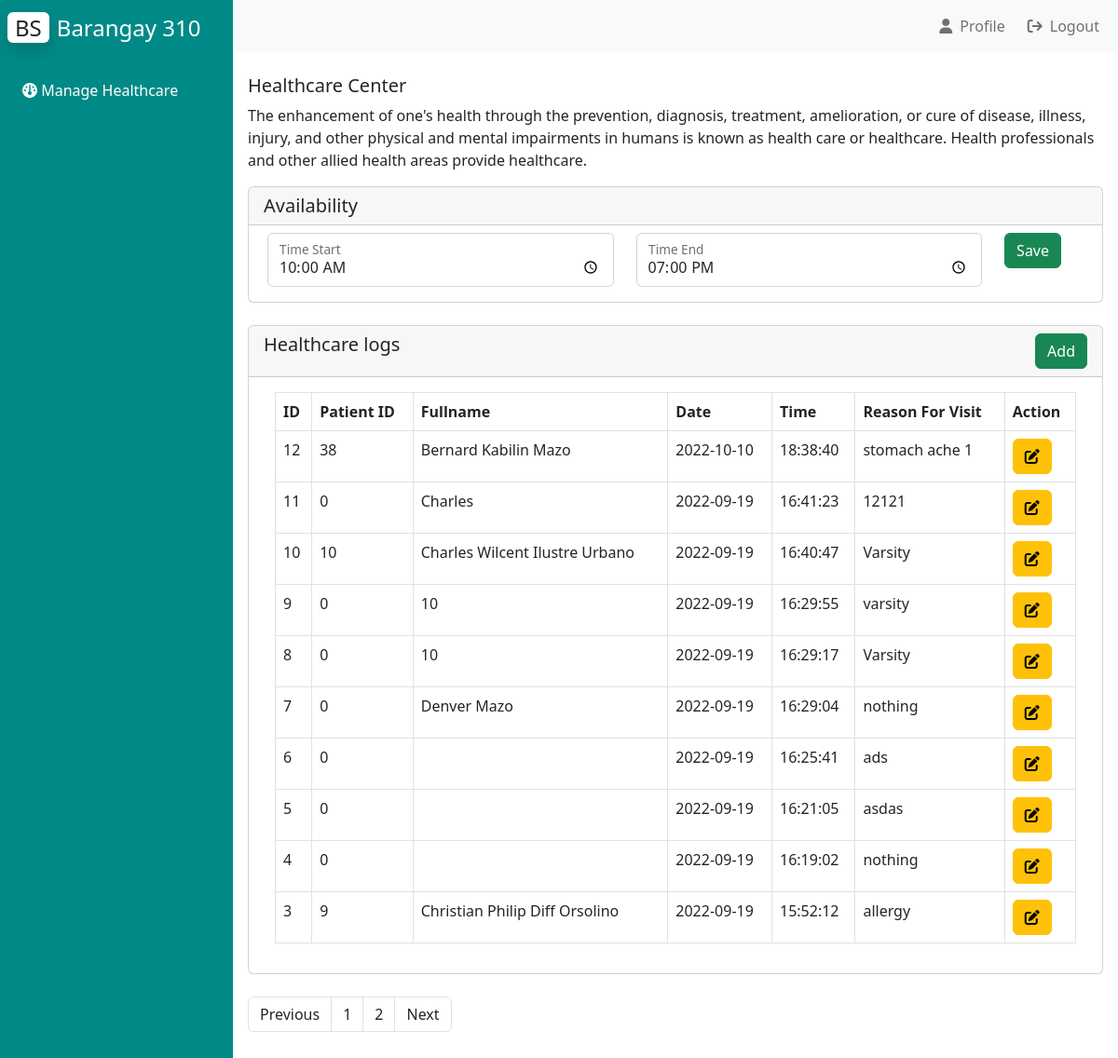
Screenshot of /Healthcare_Admin/healthcare_center/healthcare_center.php (signed in) with the database file from the repository.
### tables this page shows
CREATE TABLE `bgy_info` (
  `id` int(10) NOT NULL AUTO_INCREMENT,
  `color_theme` varchar(10) NOT NULL,
  `logo_url` text NOT NULL,
  `bgy_name` text NOT NULL,
  `vision` text DEFAULT NULL,
  `mission` text DEFAULT NULL,
  `city` varchar(50) DEFAULT NULL,
  `background_url` varchar(100) DEFAULT NULL,
  PRIMARY KEY (`id`)
);

CREATE TABLE `healthcare_availability` (
  `id` int(10) NOT NULL AUTO_INCREMENT,
  `time_start` time NOT NULL,
  `time_end` time NOT NULL,
  PRIMARY KEY (`id`)
);

CREATE TABLE `healthcare_logs` (
  `id` int(11) NOT NULL AUTO_INCREMENT,
  `patient_id` int(11) NOT NULL,
  `fullname` varchar(100) DEFAULT NULL,
  `date` date NOT NULL,
  `time` time NOT NULL,
  `reason` varchar(100) NOT NULL,
  PRIMARY KEY (`id`)
);

### phpfiles/bgy_info.php (called while the page is built)
<?php
    include("connection.php");
    $query = "SELECT * FROM bgy_info;";
    $result = $conn -> query($query);
    $row = $result -> fetch_array();
?>

### Healthcare_Admin/healthcare_center/healthcare_center.php (the view, shortened to what this page needs)
<!DOCTYPE html>
<?php include("../../phpfiles/connection.php");?>
<html lang="en" dir="ltr">
<head>
    <link rel="stylesheet" href="style.css">
    <link href="https://cdn.jsdelivr.net/npm/bootstrap@5.2.0/dist/css/bootstrap.min.css" rel="stylesheet">
    <link rel="stylesheet" href="https://cdnjs.cloudflare.com/ajax/libs/font-awesome/6.1.2/css/all.min.css"/>
</head>
<body>
    <div class="main_container d-flex">
        <div class="sidebar" id="side_nav" style="background: <?php
        include("../../phpfiles/bgy_info.php");
        echo $row[1];
        ?>">
            <div class="header-box px-2 pt-3 pb-4 d-flex justify-content-between">
                <h1 class=fs-4><span class="bg-white text-dark rounded shadow px-2 me-2">BS</span><span class="text-white">Barangay <?php
                                                                                                                                    include("../../phpfiles/bgy_info.php");
                                                                                                                                    echo $row[3];
                                                                                                                                    ?></span></h1>
            </div>
            <ul class="list-unstyled px-2">
            <li class=""><a href="../dashboard/dashboard.php" class="text-decoration-none px-3 py-2 d-block"><i class="fa-solid fa-gauge"></i>&nbsp;Manage Healthcare</a></li>
            </ul>
        </div>
        <div class="content">
            <nav class="navbar navbar-expand-lg navbar-light bg-light">
                <div class="container-fluid">
                    <div class="collapse navbar-collapse justify-content-end" id="navbarSupportedContent">
                        <ul class="navbar-nav mb-2 mb-lg-0">
                            <li class="nav-item">
                                <a class="nav-link" aria-current="page" href="#"><i class="fa-solid fa-user px-2"></i>Profile</a>
                            </li>
                            <li class="nav-item">
                                <a href="../../Login/logout.php" class="nav-link" aria-current="page"><i class="fa-solid fa-arrow-right-from-bracket px-2"></i>Logout</a>
                            </li>
                        </ul>
                    </div>
                </div>
            </nav>
            <div class="dashboard-content px-3 py-4">
                <h2 class="fs-5">Healthcare Center</h2>
                <p>The enhancement of one's health through the prevention, diagnosis, treatment, amelioration, or cure of disease, illness, injury, and other physical and mental impairments
                    in humans is known as health care or healthcare. Health professionals and other allied health areas provide healthcare.</p>
                <?php
                    $query = "SELECT * FROM healthcare_availability";
                    $result = $conn -> query($query);
                    $row = $result->fetch_assoc()
                ?>
                <div class="card">
                    <h5 class="card-header">Availability</h5>
                    <div class="card-body">
                        <form class="row g-3" action="save_time.php" method="post">
                            <div class="row">
                                <div class="col-md pt-2">
                                    <div class="form-floating">
                                        <input class="form-control" type="time" id="start" name="start" value="<?php echo $row['time_start']; ?>">
                                        <label for="start">Time Start</label>
                                    </div>
                                </div>
                                <div class="col-md pt-2">
                                    <div class="form-floating">
                                        <input class="form-control" type="time" id="end" name="end" value="<?php echo $row['time_end']; ?>">
                                        <label for="end">Time End</label>
                                    </div>
                                </div>
                                <div class="col-auto pt-2">
                                    <button type="submit" class="btn btn-success mb-3" name="save" value="Save">Save</button>
                                </div>
                            </div>
                        </form>
                    </div>
                </div>
                <br>
                <?php
                    if(isset($_GET['page'])){
                        $page = $_GET['page'];
                    } else {
                        $page = $_GET['page'];
                    }
                    $start = ($page-1) * 10;
                    $query = "SELECT * FROM healthcare_logs ORDER BY id DESC LIMIT $start, 10;";
                    $result = $conn -> query($query);
                    $result1 = $conn -> query("SELECT count(id) as id FROM healthcare_logs;");
                    $resCount = $result1->fetch_assoc();
                    $total = $resCount['id'];
                    $pages = ceil($total / 10);
                    if($page > 1){
                        $previous = $page - 1;
                    } else {
                        $previous = $page;
                    }
                    if($page < $pages){
                        $next = $page + 1;
                    } else {
                        $next = $page;
                    }
                ?>
                <div class="card">
                    <h5 class="card-header">Healthcare logs<button class="addlog btn btn-success" style="float: right">Add</button></h5>
                    <div class="card-body">
                        <div class="container-fluid">
                            <div class="table-responsive" style="width: 100%;">
                                <table class="table table-bordered">
                                    <thead>
                                        <tr class="align-top">
                                            <th>ID</th>
                                            <th>Patient ID</th>
                                            <th>Fullname</th>
                                            <th>Date</th>
                                            <th>Time</th>
                                            <th>Reason For Visit</th>
                                            <th>Action</th>
                                        </tr>
                                    </thead>
                                    <?php while($row = $result->fetch_assoc()){ ?>
                                    <tr>
                                        <td><?php echo $row["id"]; ?></td>
                                        <td><?php echo $row["patient_id"]; ?></td>
                                        <td><?php echo $row["fullname"]; ?></td>
                                        <td><?php echo $row["date"]; ?></td>
                                        <td><?php echo $row["time"]; ?></td>
                                        <td><?php echo $row["reason"]; ?></td>
                                        <td><div class="btn-group" role="group" aria-label="Basic example">
                                            <button data-id="<?php echo $row['id']; ?>" class="editlog btn btn-warning"><i class="fa-solid fa-pen-to-square"></i></button>
                                            </div>
                                        </td>
                                    </tr>
                                    <?php } ?>
                                </table>
                            </div>
                        </div>
                    </div>
                </div><br>
                <nav aria-label="Page navigation example">
                    <ul class="pagination">
                        <li class="page-item"><a class="page-link text-dark" href="healthcare_center.php?page=<?php echo $previous;?>">Previous</a></li>
                        <?php for($i=1; $i<=$pages;$i++)
                        {?>
                            <li class="page-item"><a class="page-link text-dark" href="healthcare_center.php?page=<?php echo $i;?>"><?php echo $i;?></a></li>
                        <?php
                        }?>
                        <li class="page-item"><a class="page-link text-dark" href="healthcare_center.php?page=<?php echo $next;?>">Next</a></li>
                    </ul>
                </nav>
            </div>
        </div>
    </div>
</body>
</html>

### Healthcare_Admin/healthcare_center/style.css (style rules this page uses)
body { background: #eee; }
#side_nav { background: #000; min-width: 250px; max-width: 250px; transition: all 0.3s; }
.content { min-height: 100vh; width: calc(100% - 250px); }
.sidebar li a { color: #fff; }

### rows the page displays
bgy_info: bgy_name "310"
healthcare_availability: start "10:00:00", end "19:00:00"
healthcare_logs: id "12", patient "38", fullname "Bernard Kabilin Mazo", date "2022-10-10", time "18:38:40", reason "stomach ache 1"
healthcare_logs: id "11", patient "0", fullname "Charles", date "2022-09-19", time "16:41:23", reason "12121"
healthcare_logs: id "10", patient "10", fullname "Charles Wilcent Ilustre Urbano", date "2022-09-19", time "16:40:47", reason "Varsity"
healthcare_logs: id "9", patient "0", fullname "10", date "2022-09-19", time "16:29:55", reason "varsity"
healthcare_logs: id "8", patient "0", fullname "10", date "2022-09-19", time "16:29:17", reason "Varsity"
healthcare_logs: id "7", patient "0", fullname "Denver Mazo", date "2022-09-19", time "16:29:04", reason "nothing"
healthcare_logs: id "6", patient "0", date "2022-09-19", time "16:25:41", reason "ads"
healthcare_logs: id "5", patient "0", date "2022-09-19", time "16:21:05", reason "asdas"
healthcare_logs: id "4", patient "0", date "2022-09-19", time "16:19:02", reason "nothing"
healthcare_logs: id "3", patient "9", fullname "Christian Philip Diff Orsolino", date "2022-09-19", time "15:52:12", reason "allergy"
